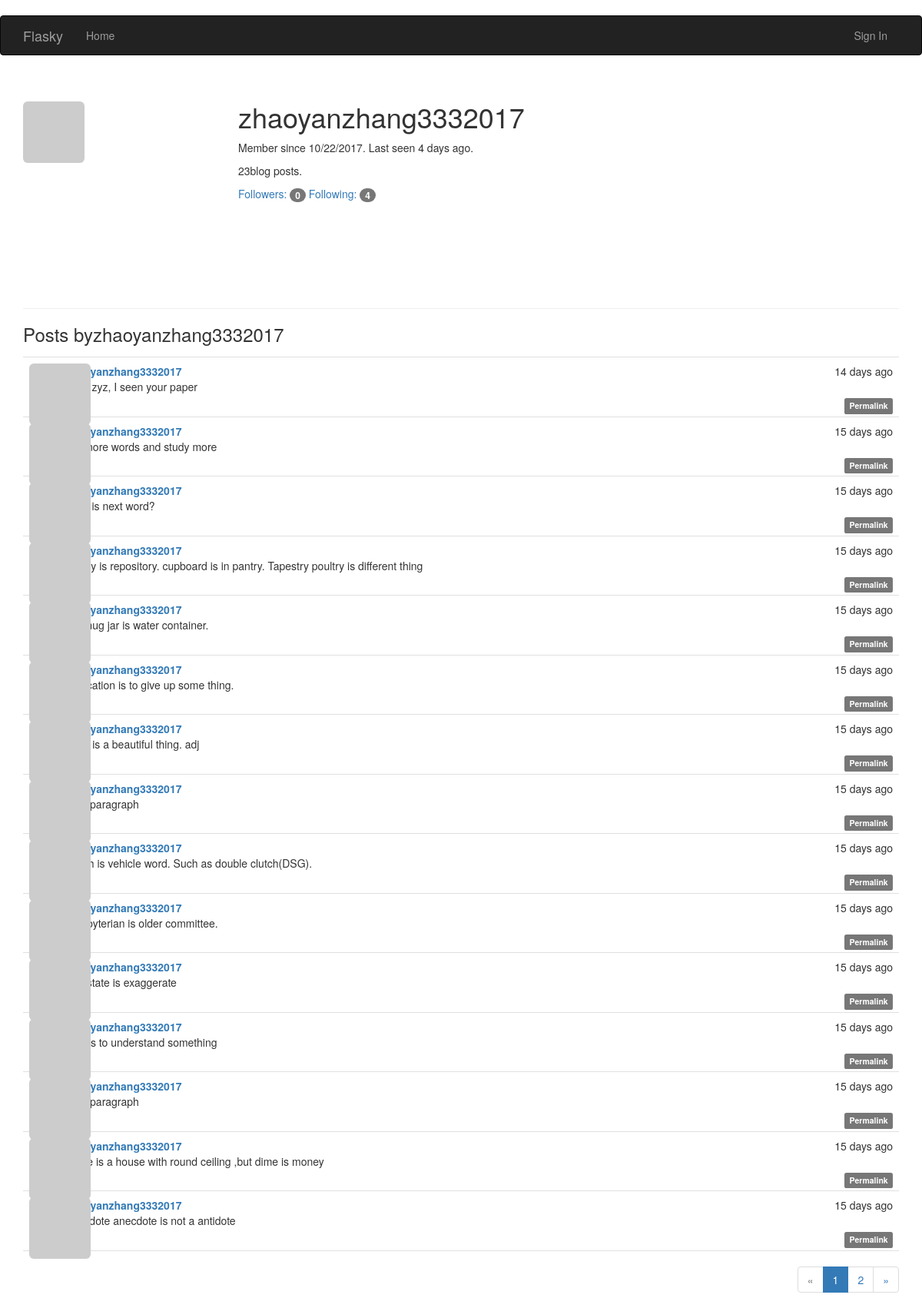
The app's page /user/zhaoyanzhang3332017 with its own data.
### app/models.py (models this page shows, shortened)
class User(UserMixin,db.Model):
    __tablename__ = 'users'
    id = db.Column(db.Integer, primary_key=True)
    email = db.Column(db.String(64), unique=True, index=True)
    username = db.Column(db.String(64), unique=True, index=True)
    role_id = db.Column(db.Integer, db.ForeignKey('roles.id'))
    password_hash=db.Column(db.String(128))
    confirmed =db.Column(db.Boolean,default=False)
    posts=db.relationship('Post',backref='author',lazy='dynamic')
    followed = db.relationship('Follow',
                                foreign_keys=[Follow.follower_id],
                                backref=db.backref('follower', lazy='joined'),
                                lazy='dynamic',
                                cascade='all, delete-orphan')
    followers = db.relationship('Follow',
                                foreign_keys=[Follow.followed_id],
                                backref=db.backref('followed', lazy='joined'),
                                lazy='dynamic',
                                cascade='all, delete-orphan')
    @property
    def password(self):
        raise AttributeError ('password is not a readable attribute')
    name= db.Column(db.String(64))
    location=db.Column(db.String(64))
    about_me=db.Column(db.Text())
    member_since=db.Column(db.DateTime(),default=datetime.utcnow)
    last_seen=db.Column(db.DateTime(),default=datetime.utcnow)
    avatar_hash =db.Column(db.String(32))
    def gravatar(self,size=100,default='identicon',rating='g'):
        if request.is_secure:
            url='https://secure.gravatar.com/avatar'
        else:
            url='http://www.gravatar.com/avatar'
        hash=self.avatar_hash or hashlib.md5(self.email.encode('utf-8')).hexdigest()
        return '{url}/{hash}?s={size}&d={default}&r={rating}'.\
            format(url=url,hash=hash,size=size,default=default,rating=rating)
    '''
    def change_email(self,token):
        pass
        self.email=new_email
        self.avatar_hashself.avatar_hash=hashlib.md5(self.email.encode('utf-8')).hexdigest()
        db.session.add(self)
    '''

class Post(db.Model):
    __tablename__='posts'
    id = db.Column(db.Integer,primary_key=True)
    body = db.Column(db.Text)
    body_html=db.Column(db.Text)
    timestamp=db.Column(db.DateTime,index=True,default=datetime.utcnow)
    author_id=db.Column(db.Integer,db.ForeignKey('users.id'))

### app/main/views.py (the view)
@main.route('/user/<username>')
def user(username):
    user= User.query.filter_by(username=username).first_or_404()
    page = request.args.get('page',1,type=int)
    pagination= user.posts.order_by(Post.timestamp.desc()).paginate\
            (page,per_page=15,error_out=False)
    posts=pagination.items
    return render_template('user.html',user=user,posts=posts,pagination=pagination)

### app/auth/views.py (called while the page is built)
@auth.before_app_request
def before_request():
    if current_user.is_authenticated:
        current_user.ping()
        if not current_user.confirmed\
                and request.endpoint[:5]!='auth.'\
                and request.endpoint !='static':
            return redirect(url_for('auth.unconfirmed'))

### app/main/__init__.py (called while the page is built)
@main.app_context_processor
def inject_permissions():
    return dict(Permission=Permission)

### app/models.py (called while the page is built)
    def can(self,permissions):
        return False

    def is_administrator(self):
        return False

### app/templates/user.html (shortened to what this page needs)
{% extends "base.html" %}
{%import "_macros.html" as macros %}
{% block page_content %}
<div class="page-header">
    <img class="img-rounded profile-thumbnail" src="{{ user.gravatar(size=256) }}">
    <div class="profile-header">
        <h1>{{ user.username }}</h1>
        <p>Member since {{ moment(user.member_since).format('L') }}. Last seen {{ moment(user.last_seen).fromNow() }}.</p>
        <p>{{user.posts.count()}}blog posts.</p>
        <p>
            <a href="{{ url_for('.followers', username=user.username) }}">Followers: <span class="badge">{{ user.followers.count() - 1 }}</span></a>
            <a href="{{ url_for('.followed_by', username=user.username) }}">Following: <span class="badge">{{ user.followed.count() - 1 }}</span></a>
        </p>
    </div>
</div>
<h3> Posts by{{user.username}}</h3>
{% include '_posts.html'%}
{% if pagination %}
<div class = "pagination">
    {{macros.pagination_widget(pagination,'.user',username=user.username)}}
</div>
{%endif%}
{% endblock %}

### app/templates/_posts.html (shortened to what this page needs)
<ul class="posts">
    {% for post in posts %}
    <li class="post">
        <div class="post-thumbnail">
            <a href="{{ url_for('.user', username=post.author.username) }}">
                <img class="img-rounded profile-thumbnail" src="{{ post.author.gravatar(size=40) }}">
            </a>
        </div>
        <div class="post-content">
            <div class="post-date">{{ moment(post.timestamp).fromNow() }}</div>
            <div class="post-author"><a href="{{ url_for('.user', username=post.author.username) }}">{{ post.author.username }}</a></div>
            <div class="post-body">
                {% if post.body_html %}
                    {{ post.body_html | safe }}
                {% else %}
                    {{ post.body }}
                {% endif %}
            </div>
            <div class="post-footer">
                <a href="{{ url_for('.post', id=post.id) }}">
                    <span class="label label-default">Permalink</span>
                </a>
            </div>
        </div>
    </li>
    {% endfor %}
</ul>

### app/static/styles.css (style rules this page uses)
.profile-thumbnail { position: absolute; }
.profile-header { min-height: 260px; margin-left: 280px; }
ul.posts { list-style-type: none; padding: 0px; margin: 16px 0px 0px 0px; border-top: 1px solid #e0e0e0; }
ul.posts li.post { padding: 8px; border-bottom: 1px solid #e0e0e0; }
div.post-date { float: right; }
div.post-author { font-weight: bold; }
div.post-thumbnail { position: absolute; }
div.post-content { margin-left: 48px; min-height: 48px; }
div.post-footer { text-align: right; }
div.pagination { width: 100%; text-align: right; padding: 0px; margin: 0px; }

### records on screen
User: username "zhaoyanzhang3332017", member_since "10/22/2017", last_seen "4 days ago"
Post: timestamp "14 days ago", author.username "zhaoyanzhang3332017", body_html "hello zyz, I seen your paper"
Post: timestamp "15 days ago", author.username "zhaoyanzhang3332017", body_html "Try more words and study more"
Post: timestamp "15 days ago", author.username "zhaoyanzhang3332017", body_html "what is next word?"
Post: timestamp "15 days ago", author.username "zhaoyanzhang3332017", body_html "pantry is repository. cupboard is in pantry. Tapestry poultry is different thing"
Post: timestamp "15 days ago", author.username "zhaoyanzhang3332017", body_html "jug mug jar is water container."
Post: timestamp "15 days ago", author.username "zhaoyanzhang3332017", body_html "revocation is to give up some thing."
Post: timestamp "15 days ago", author.username "zhaoyanzhang3332017", body_html "floral is a beautiful thing. adj"
Post: timestamp "15 days ago", author.username "zhaoyanzhang3332017", body_html "15th paragraph"
Post: timestamp "15 days ago", author.username "zhaoyanzhang3332017", body_html "clutch is vehicle word. Such as double clutch(DSG)."
Post: timestamp "15 days ago", author.username "zhaoyanzhang3332017", body_html "presbyterian is older committee."
Post: timestamp "15 days ago", author.username "zhaoyanzhang3332017", body_html "overstate is exaggerate"
Post: timestamp "15 days ago", author.username "zhaoyanzhang3332017", body_html "twig is to understand something"
Post: timestamp "15 days ago", author.username "zhaoyanzhang3332017", body_html "10th paragraph"
Post: timestamp "15 days ago", author.username "zhaoyanzhang3332017", body_html "dome is a house with round ceiling ,but dime is money"
Post: timestamp "15 days ago", author.username "zhaoyanzhang3332017", body_html "anecdote anecdote is not a antidote"

### other values on screen
{{ user.posts.count() }} "23"
{{ user.followers.count() - 1 }} "0"
{{ user.followed.count() - 1 }} "4"
{{ p }} "1"
{{ p }} "2"
